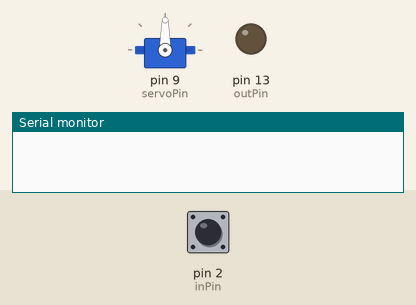
Recording of a sketch running on a simulated Arduino Uno, built with avr-gcc and run on an emulated ATmega328P. Parts: servo, output pins drawn as LEDs (lit = HIGH), the last lines printed to the serial monitor. Inputs (shaded band) come from the test bench; at power-on: pin 2 (inPin) HIGH. Random numbers use the default seed unless the sketch sets one.

Above: at 1.2 s.
1.3 s: pin 2 (inPin) driven LOW
At 1.6 s:
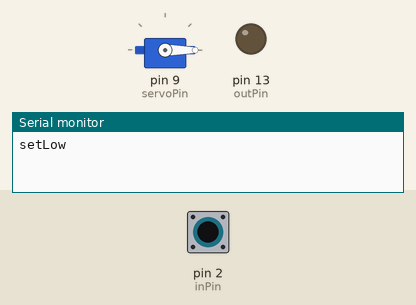
2.8 s: pin 2 (inPin) driven HIGH
At 4.7 s:
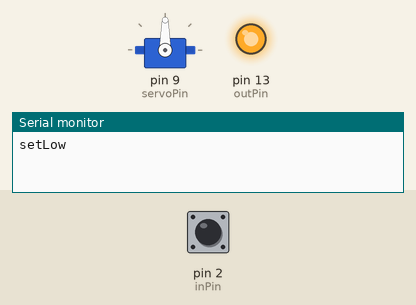
5.3 s: pin 2 (inPin) pulsed LOW 2 times (0.12 s each, 0.3 s apart)
At 6.0 s:
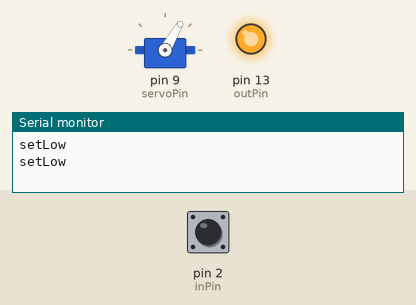
Timing chart, 0 to 9.0 s (numbered marks = the images above; inputs shaded):
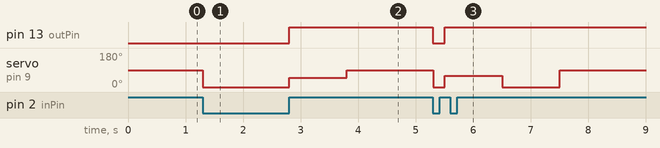

The sketch:

Switch.ino
```cpp
#include <Servo.h>
#include <Arduino.h>

Servo servo;

int inPin = 2;         // the number of the input pin
int outPin = 13;       // the number of the output pin
int servoPin = 9;       // the servo pin
int gedrag = 0;       // the servo pin

int state = HIGH;      // the current state of the output pin
int reading;           // the current reading from the input pin
int servoState = 0;    // the position in degrees of the servo
int randomGedrag = random(1, 4);

// the follow variables are long's because the time, measured in miliseconds,
// will quickly become a bigger number than can be stored in an int.
long time = 0;         // the last time the output pin was toggled
long debounce = 200;   // the debounce time, increase if the output flickers

void setup() {
	pinMode(inPin, INPUT);
	pinMode(outPin, OUTPUT);
	Serial.begin(9600);
	servo.attach(servoPin);
}

void loop() {

	boolean canflip = (millis() - time > debounce); // debounce
	if (canflip) {
		reading = digitalRead(inPin);
		if (state == HIGH && reading == LOW) {
			setLow();
			saveTime();
		} else if (state == LOW && reading == HIGH) {
			setHigh();
			saveTime();
		}
	}
}

void saveTime() {
	time = millis();
}

void setHigh() {
	int randomGedrag = random(1, 4);
	state = HIGH;
	digitalWrite(outPin, HIGH);
	if (randomGedrag == 1) {
		gedrag1();
		return;
	} else if (randomGedrag == 2) {
		gedrag2();
		return;
	} else if (randomGedrag == 3) {
		gedrag3();
		return;
	}
}

void setLow() {
	Serial.println("setLow");
	state = LOW;
	digitalWrite(outPin, LOW);
	servo.write(0);
}

void gedrag1() {
	servo.write(90);
}

void gedrag2() {
	servo.write(50);
	delay(1000);
	servo.write(90);
}

void gedrag3() {
	servo.write(60);
	delay(1000);
	servo.write(0);
	delay(1000);
	servo.write(90);
}
```

Measured:
- after the input at 1.3 s, servo on pin 9 (servoPin): 90° → 0° at once
- after the input at 2.8 s, pin 13 (outPin): LOW → HIGH at once; servo on pin 9 (servoPin): 0° → 50° at once, → 90° 1.0 s later
- after the input at 5.3 s, pin 13 (outPin): HIGH → LOW at once, → HIGH 0.20 s later; servo on pin 9 (servoPin): 90° → 0° at once, → 60° 0.20 s later, → 0° 1.0 s later, → 90° 1.0 s later
